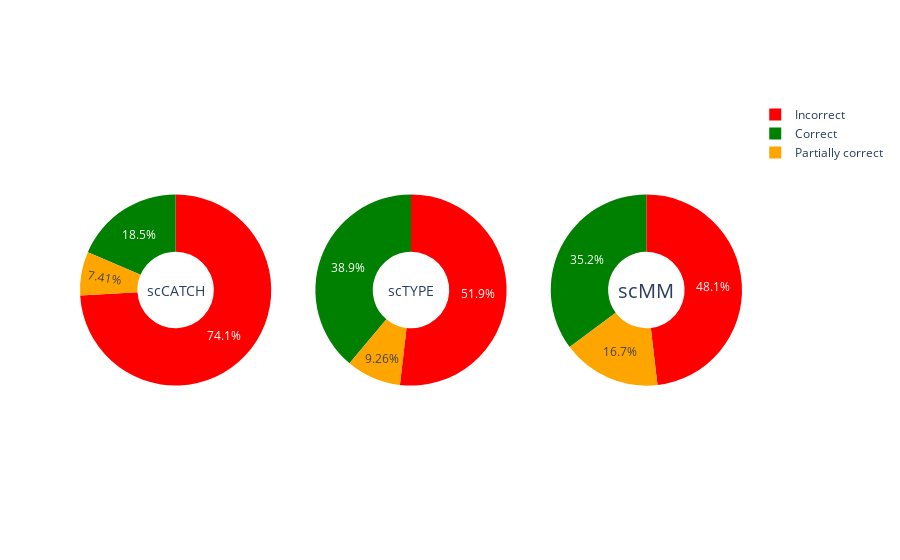

Notebook cell for this chart:
### Code cell
# Figure 4b - smae results but in pie chart forms

labels = ["Correct", "Partially correct", "Incorrect"]

# Create subplots: use 'domain' type for Pie subplot
fig = make_subplots(rows=1, cols=3, specs=[[{'type':'domain'}, 
                                            {'type':'domain'},
                                            {'type':'domain'}]])
fig.add_trace(go.Pie(labels=labels, values=[10, 4, 40], name="scCATCH"),
              1, 1)
fig.add_trace(go.Pie(labels=labels, values=[21, 5, 28], name="scTYPE"),
              1, 2)
fig.add_trace(go.Pie(labels=labels, values=[19, 9, 26], name="scMayoMap"),
              1, 3)

# Use `hole` to create a donut-like pie chart
fig.update_traces(hole=.4, hoverinfo="label+percent+name", 
                  marker=dict(colors=['green', 'orange', 'red']))

fig.update_layout(
    # Add annotations in the center of the donut pies.
    annotations=[dict(text='scCATCH', x=sum(fig.get_subplot(1, 1).x) / 2, y=0.5,
                      font_size=14, showarrow=False, xanchor="center"),
                 dict(text='scTYPE', x=sum(fig.get_subplot(1, 2).x) / 2, y=0.5,
                      font_size=14, showarrow=False, xanchor="center"),
                 dict(text='scMM', x=sum(fig.get_subplot(1, 3).x) / 2, y=0.5,
                 font_size=20, showarrow=False, xanchor="center")])

fig.show()

### Figure 1 — Plotly figure (JSON) as saved in the notebook; plotly's stock layout.template omitted (floating-point values rounded to 4 significant figures)
{"data": [{"domain": {"x": [0, 0.2889], "y": [0, 1]}, "hole": 0.4, "hoverinfo": "label+percent+name", "labels": ["Correct", "Partially correct", "Incorrect"], "marker": {"colors": ["green", "orange", "red"]}, "name": "scCATCH", "type": "pie", "values": [10, 4, 40]}, {"domain": {"x": [0.3556, 0.6444], "y": [0, 1]}, "hole": 0.4, "hoverinfo": "label+percent+name", "labels": ["Correct", "Partially correct", "Incorrect"], "marker": {"colors": ["green", "orange", "red"]}, "name": "scTYPE", "type": "pie", "values": [21, 5, 28]}, {"domain": {"x": [0.7111, 1], "y": [0, 1]}, "hole": 0.4, "hoverinfo": "label+percent+name", "labels": ["Correct", "Partially correct", "Incorrect"], "marker": {"colors": ["green", "orange", "red"]}, "name": "scMayoMap", "type": "pie", "values": [19, 9, 26]}], "layout": {"annotations": [{"font": {"size": 14}, "showarrow": false, "text": "scCATCH", "x": 0.1444, "xanchor": "center", "y": 0.5}, {"font": {"size": 14}, "showarrow": false, "text": "scTYPE", "x": 0.5, "xanchor": "center", "y": 0.5}, {"font": {"size": 20}, "showarrow": false, "text": "scMM", "x": 0.8556, "xanchor": "center", "y": 0.5}]}}
